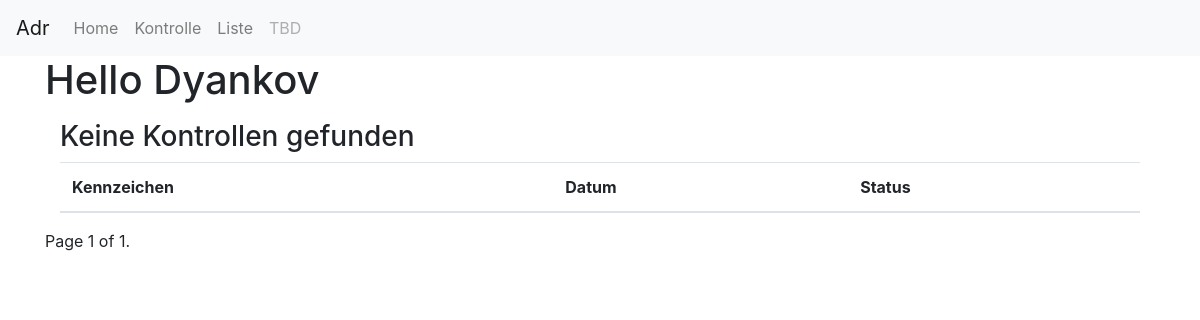
The page /list/ (signed in) on the database as committed earlier.
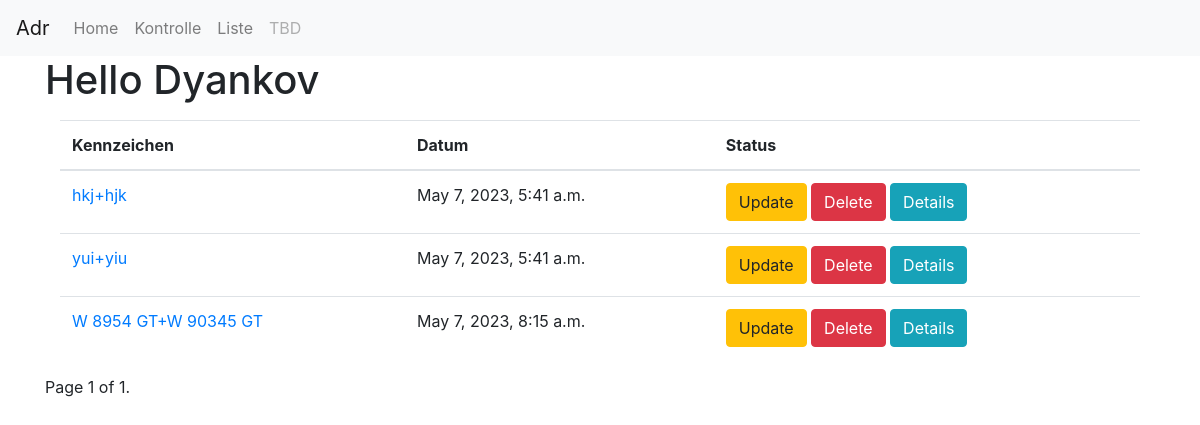
The same page on the database as committed later.
### adr/models.py (models this page shows, shortened)
class AdrCheck(models.Model):
    user = models.ForeignKey(User, on_delete=models.CASCADE, null=True, blank=True)
    id = models.BigAutoField(primary_key=True, blank=True)
    first_name = models.CharField(max_length=25)
    second_name = models.CharField(max_length=25)
    adr_card = models.CharField(max_length=25)
    date = models.DateTimeField(auto_now_add=True)
    truck_plate1 = models.CharField(max_length=25)
    truck_plate2 = models.CharField(max_length=25)
    ORIGIN = [
        ("Österreich", "A-Österreich"),
        ("Kroatien", "HR-Kroatien"),
        ("Slowakei", "SK-Slowakei"),
        ("Deutschland", "D-Deutschland"),
        ("Rumänien", "RO-Rumänien"),
        ("Polen", "PL-Polen"),
        ("Bulgarien", "BG-Bulgarien"),
        ("Tschechien", "CZ-Tschechien"),
        ("Ungarn", "H-Ungarn"),
        ("Griechenland", "EL/GR-Griechenland"),
        ("Italen", "I-Italen"),
        ("Dänemark", "DK-Dänemark"),
        ("Estland", "EST-Estland"),
        ("Finnland", "Finnland"),
        ("Frankreich", "F-Frankreich"),
        ("Irland", "IRL-Irland"),
        ("Lettland", "LV-Lettland"),
        ("Litauen", "LT-Litauen"),
        ("Luxemburg", "L-Luxemburg"),
        ("Malta", "M-Malta"),
        ("Niederlande", "NL-Niederlande"),
        ("Portugal", "P-Portugal"),
        ("Schweden", "S-Schweden"),
        ("Spanien", "E-Spanien"),
        ("Zypern", "CY-Zypern"),
    ]
    truck_origin = models.CharField(max_length=20, choices=ORIGIN, blank=True)
    TRUCK_TYPE = [
        ("Sattelzug", "Sattelzug"),
        ("Motorwagen", "Motorwagen")
    ]
    type = models.CharField(max_length=20, choices=TRUCK_TYPE,blank=True)
    TRUCK_ART = [
        ("Planne", "Planne"),
        ("Aufbau ohne Kühler", "Aufbau ohne Kühler"),
        ("Aufbau mit Kühler", "Aufbau mit Kühler"),
    ]
    FIELD_1 = [
        ("1", "1"),
        ("2", "2"),
    ]
    truck_art = models.CharField(max_length=18, choices=TRUCK_ART, blank=True)
    field1 = models.CharField(default="1", choices=FIELD_1, max_length=1, blank=True,null=True)
    field2 = models.CharField(max_length=25, null=True, blank=True)
    field3 = models.CharField(max_length=25, null=True, blank=True)
    check_1 = models.BooleanField(default=False)
    check_2 = models.BooleanField(default=False)
    check_3 = models.BooleanField(default=False)
    check_4 = models.BooleanField(default=False)
    check_5 = models.BooleanField(default=False)
    check_6 = models.BooleanField(default=False)
    check_7 = models.BooleanField(default=False)
    check_8 = models.BooleanField(default=False)
    check_9 = models.BooleanField(default=False)
    check_10 = models.BooleanField(default=False)
    check_11 = models.BooleanField(default=False)
    check_12 = models.BooleanField(default=False)
    check_13 = models.BooleanField(default=False)
    check_14 = models.BooleanField(default=False)
    check_15 = models.BooleanField(default=False)
    check_16 = models.BooleanField(default=False)
    check_17 = models.BooleanField(default=False)
    check_18 = models.BooleanField(default=False)
    check_19 = models.BooleanField(default=False)
    check_20 = models.BooleanField(default=False)
    check_21 = models.BooleanField(default=False)
    check_22 = models.BooleanField(default=False)
    check_23 = models.BooleanField(default=False)
    check_24 = models.BooleanField(default=False)
    check_25 = models.BooleanField(default=False)
    check_26 = models.BooleanField(default=False)
    check_27 = models.BooleanField(default=False)
    check_28 = models.BooleanField(default=False)
    check_29 = models.BooleanField(default=False)
    check_30 = models.BooleanField(default=False)
    check_31 = models.BooleanField(default=False)
    check_32 = models.BooleanField(default=False)
    check_33 = models.BooleanField(default=False)
    check_34 = models.BooleanField(default=False)
    check_35 = models.BooleanField(default=False)
    check_36 = models.BooleanField(default=False)
    check_37 = models.BooleanField(default=False)
    check_38 = models.BooleanField(default=False)
    check_39 = models.BooleanField(default=False)
    check_40 = models.BooleanField(default=False)
    check_41 = models.BooleanField(default=False)
    check_42 = models.BooleanField(default=False)
    complete = models.BooleanField(default=False)
    signature = JSignatureField(null=True, blank=True)
    class Meta:
        ordering = ['complete']

### adr/views.py (the view)
# urls.py: path('list/', AdrListView.as_view(), name='adr_list'),
class AdrListView(LoginRequiredMixin, ListView):
    model = AdrCheck
    context_object_name = 'adr'
    template_name = 'adr/adr_list.html'
    paginate_by = 20
    def get_queryset(self):
        return AdrCheck.objects.filter(user=self.request.user)

### adr/templates/adr/adr_list.html (shortened to what this page needs)
{% extends 'html/base.html' %}
{% load static %}
    {% block content %}
    <h1>Hello {{request.user|title}}</h1>
<div class="container">
    <table class="table table-hover">
        <thead>
            <tr>
                <th scope="col">Kennzeichen</th>
                <th scope="col">Datum</th>
                <th scope="col">Status</th>
            </tr>
        </thead>
    <tbody>
    {% for a in adr %}
            <tr>
                    <td><a  href="{% url 'adr_detail' a.id  %}">{{a.truck_plate1}}+{{a.truck_plate2}}</a></td>
                    <td>{{a.date}}</td>
                    <td><a class="btn btn-warning" href="{% url 'adr_update' a.id  %}">Update</a>
                        <a class="btn btn-danger" href="{% url 'adr_delete' a.id  %}">Delete</a>
                        <a class="btn btn-info" href="">Details</a>
                    </td>
            </tr>
    {% empty %}
    <h3>Keine Kontrollen gefunden</h3>
    {% endfor %}
    </table>
</div>
<div class="row">
    <div class="col-12">
        <span class="step-links">
            <span class="current">
                Page {{ page_obj.number }} of {{ page_obj.paginator.num_pages }}.
            </span>
        </span>
    </div>
</div>
    {% endblock %}

### adr/templates/html/base.html (shortened to what this page needs)
<!DOCTYPE html>
<html>
    <head>
        {% load static %}
  <link rel="stylesheet" href="https://stackpath.bootstrapcdn.com/bootstrap/4.3.1/css/bootstrap.min.css">
    </head>
<body>
<nav class="navbar navbar-expand-lg navbar-light bg-light">
  <a class="navbar-brand" href="{% url 'home' %}">Adr</a>
  <div class="collapse navbar-collapse" id="navbarNavAltMarkup">
    <div class="navbar-nav">
      <a class="nav-item nav-link" href="{% url 'home' %}">Home </a>
      <a class="nav-item nav-link" href="{% url 'adr_check' %}">Kontrolle</a>
      <a class="nav-item nav-link" href="{% url 'adr_list' %}">Liste</a>
      <a class="nav-item nav-link disabled" href="">TBD</a>
    </div>
  </div>
</nav>
    <div class="container" >
        {% block content %}
        {% endblock %}
    </div>
</body>
</html>

Rows that differ between the two databases and show on the page:
added AdrCheck: truck_plate1 "hkj", truck_plate2 "hjk", date "May 7, 2023, 5:41 a.m."
added AdrCheck: truck_plate1 "yui", truck_plate2 "yiu", date "May 7, 2023, 5:41 a.m."
added AdrCheck: truck_plate1 "W 8954 GT", truck_plate2 "W 90345 GT", date "May 7, 2023, 8:15 a.m."
Other text that changed with them:
text no longer shown: "Keine Kontrollen gefunden"
